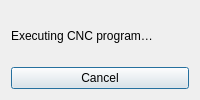
<?xml version="1.0" encoding="UTF-8"?>
<ui version="4.0">
 <class>ExecutionDialog</class>
 <widget class="QDialog" name="ExecutionDialog">
  <property name="windowTitle"><string>CNC execution</string></property>
  <layout class="QVBoxLayout" name="verticalLayout">
   <item><widget class="QLabel" name="statusLabel"><property name="text"><string>Executing CNC program…</string></property></widget></item>
   <item><widget class="QPushButton" name="cancelButton"><property name="text"><string>Cancel</string></property></widget></item>
  </layout>
 </widget>
 <resources/>
 <connections/>
</ui>
